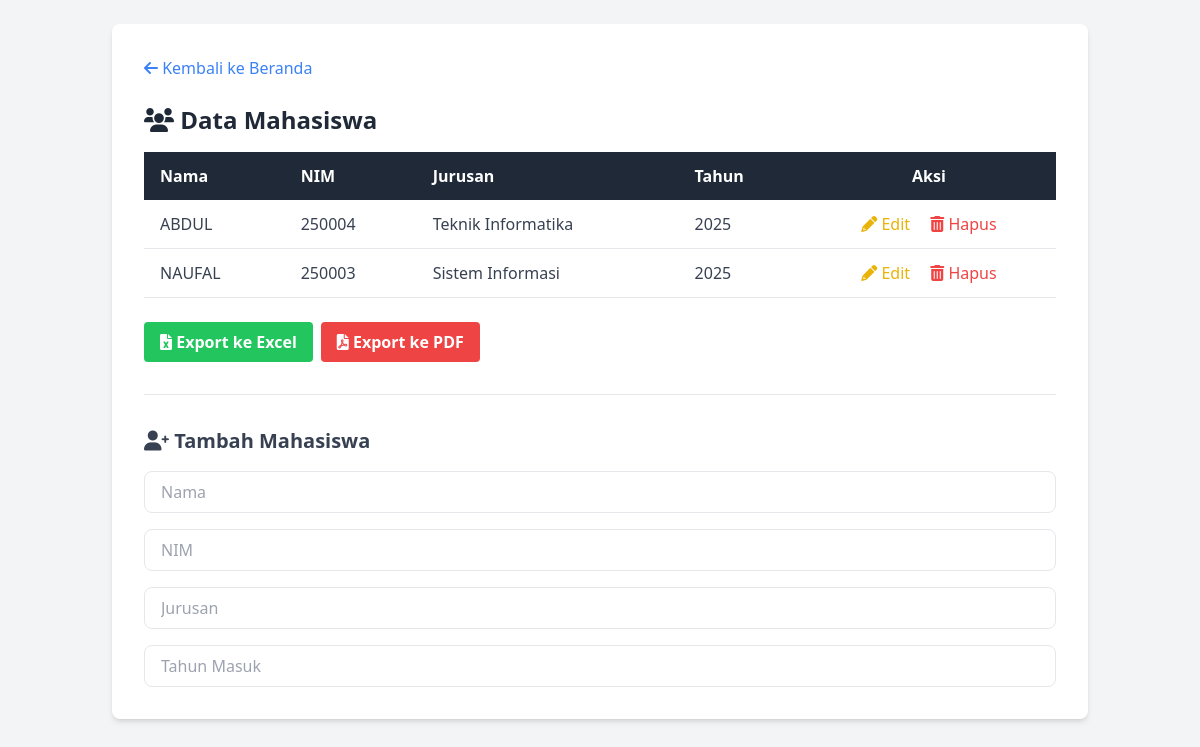
The page /mahasiswa.php (signed in) on the database its author committed.
### tables this page shows
CREATE TABLE `mahasiswa` (
  `id` int(11) NOT NULL,
  `nama` varchar(100) NOT NULL,
  `nim` varchar(20) NOT NULL,
  `jurusan` varchar(100) NOT NULL,
  `tahun_masuk` int(11) NOT NULL
);

### mahasiswa.php (the view, shortened to what this page needs)
<?php
require 'app/config/db.php';
$data = $conn->query("SELECT * FROM mahasiswa ORDER BY nama ASC");
?>
<!DOCTYPE html>
<html lang="id">
<head>
    <script src="https://cdn.tailwindcss.com"></script>
    <link rel="stylesheet" href="https://cdnjs.cloudflare.com/ajax/libs/font-awesome/6.0.0-beta3/css/all.min.css">
</head>
<body class="bg-gray-100">
    <div class="container mx-auto p-6">
        <div class="bg-white p-8 rounded-lg shadow-md">
            <a href="index.php" class="text-blue-500 hover:underline mb-6 inline-block"><i class="fas fa-arrow-left"></i> Kembali ke Beranda</a>
            <h2 class="text-2xl font-bold text-gray-800 mb-4"><i class="fas fa-users"></i> Data Mahasiswa</h2>
            <div class="overflow-x-auto">
                <table class="min-w-full bg-white">
                    <thead class="bg-gray-800 text-white">
                        <tr>
                            <th class="py-3 px-4 text-left">Nama</th>
                            <th class="py-3 px-4 text-left">NIM</th>
                            <th class="py-3 px-4 text-left">Jurusan</th>
                            <th class="py-3 px-4 text-left">Tahun</th>
                            <th class="py-3 px-4 text-center">Aksi</th>
                        </tr>
                    </thead>
                    <tbody class="text-gray-700">
                        <?php while ($mhs = $data->fetch_assoc()): ?>
                        <tr class="border-b border-gray-200 hover:bg-gray-100">
                            <td class="py-3 px-4"><?= htmlspecialchars($mhs['nama']) ?></td>
                            <td class="py-3 px-4"><?= htmlspecialchars($mhs['nim']) ?></td>
                            <td class="py-3 px-4"><?= htmlspecialchars($mhs['jurusan']) ?></td>
                            <td class="py-3 px-4"><?= htmlspecialchars($mhs['tahun_masuk']) ?></td>
                            <td class="py-3 px-4 text-center space-x-4">
                                <a class="text-yellow-500 hover:text-yellow-700" href='edit_mahasiswa.php?id=<?= $mhs['id'] ?>'>
                                    <i class="fas fa-pencil-alt"></i> Edit
                                </a>
                                <a class="text-red-500 hover:text-red-700" href='app/controllers/mahasiswa_crud.php?delete=<?= $mhs['id'] ?>' onclick="return confirm('Yakin hapus data ini?')">
                                    <i class="fas fa-trash-alt"></i> Hapus
                                </a>
                            </td>
                        </tr>
                        <?php endwhile; ?>
                    </tbody>
                </table>
            </div>
            <div class="mt-6 flex space-x-2">
                <a href='app/reports/export_excel.php' class="bg-green-500 hover:bg-green-700 text-white font-bold py-2 px-4 rounded transition duration-300">
                    <i class="fas fa-file-excel"></i> Export ke Excel
                </a>
                <a href='app/reports/laporan_mahasiswa.php' class="bg-red-500 hover:bg-red-700 text-white font-bold py-2 px-4 rounded transition duration-300">
                    <i class="fas fa-file-pdf"></i> Export ke PDF
                </a>
            </div>
            <hr class="my-8">
            <h3 class="text-xl font-bold text-gray-700 mb-4"><i class="fas fa-user-plus"></i> Tambah Mahasiswa</h3>
            <form method="post" action="app/controllers/mahasiswa_crud.php" class="space-y-4">
                <input class="w-full px-4 py-2 border rounded-lg focus:outline-none focus:ring-2 focus:ring-blue-500" type="text" name="nama" placeholder="Nama" required>
                <input class="w-full px-4 py-2 border rounded-lg focus:outline-none focus:ring-2 focus:ring-blue-500" type="text" name="nim" placeholder="NIM" required>
                <input class="w-full px-4 py-2 border rounded-lg focus:outline-none focus:ring-2 focus:ring-blue-500" type="text" name="jurusan" placeholder="Jurusan" required>
                <input class="w-full px-4 py-2 border rounded-lg focus:outline-none focus:ring-2 focus:ring-blue-500" type="number" name="tahun" placeholder="Tahun Masuk" required>

### rows shown on the page
mahasiswa: nama "ABDUL", nim "250004", jurusan "Teknik Informatika", tahun_masuk "2025"
mahasiswa: nama "NAUFAL", nim "250003", jurusan "Sistem Informasi", tahun_masuk "2025"
